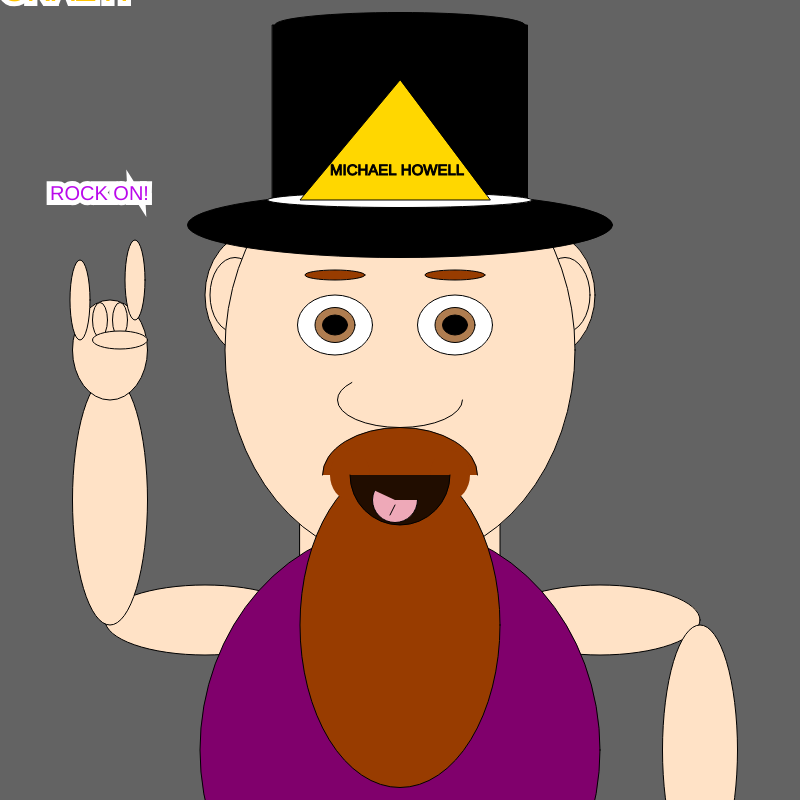
Frame 1 (no input)
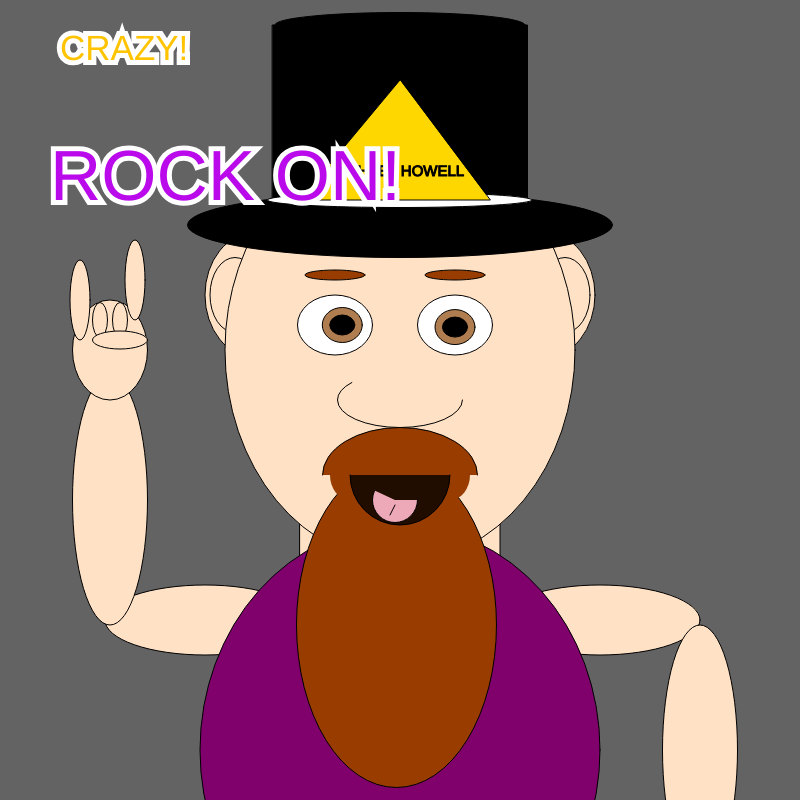
Frame 60 (no input)
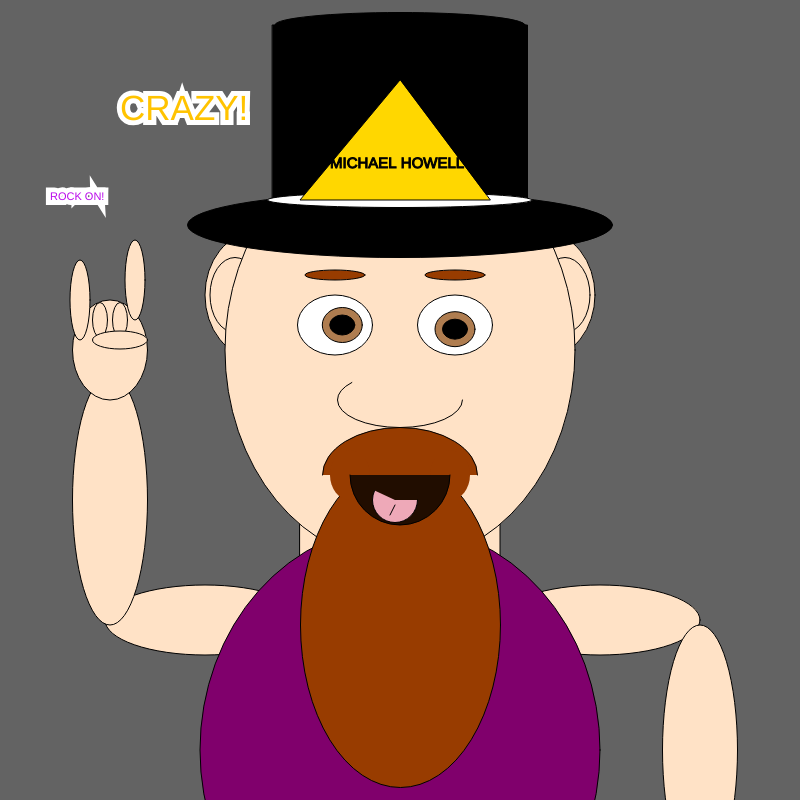
Frame 120 (the mouse pressed at the canvas centre since frame 60)

The p5.js sketch that drew these frames (run headless with seeded random() and noise() and a simulated clock; from frame 60 on, the mouse is pressed at the canvas centre):

// p5.js sketch
// ── sketch.js
var textSizeRock = 20;
var textSizeCrazy= 35;
var movement =1;
var circleX=335;
var circleY=325;
var moveX 
var moveY 
var beard =400
var moveBeardX
var textNameY = 175
var textNameYMove =3;

function setup() {
  angleMode(DEGREES);
  rectMode(CENTER); 
  createCanvas(800, 800);
  background(99);
  
  moveX = random(-1,4);
  moveY = random(-1,4);
 moveBeardX = random(-1,4);

}

    
function draw() {
  background(99);  
  //Face and Head
stroke(0,0,0)
strokeWeight(1) 
fill(255,226,198)
ellipse(255,295,100,125)//lear
ellipse(545,295,100,125)//rear
ellipse(235,295,50,75)//learinner
ellipse(565,295,50,75)//rearinner
rect(400,600,200,155)//neck
ellipse(400,350,350,425);//face


//Left Facing Arm
ellipse(205,620,200, 70)//larm
ellipse(110,500,75, 250)//lforearm
ellipse(110,350,75, 100)
ellipse(135,280,20, 80)
ellipse(80,300,20, 80,)
ellipse(120,320,15, 35)
ellipse(100,320,15, 35)
ellipse(120,340,55, 18)


//Right Facing Arm
ellipse(600,620,200, 70)//rarm
ellipse(700,750,75, 250)//rforearm


// Purple Body
fill(128, 0, 108)
ellipse(400,750,400,450)//body

//Hat
fill(0)
ellipse(400,225,425,65)//hat
ellipse(400,50,250,25)//hat
rect(400,135,255,220)
ellipse(400,25,250,25)//hat
fill(255)
ellipse(400,200,265,15)//hat

//Eyes
fill(255)
ellipse(335,325,75,60);//leye
ellipse(455,325,75,60);//reye

fill(175,125,80)
ellipse(circleX,325,40,35);
  fill(0);//black
  ellipse(circleX,325,25,20);//eye pupil
  circleX=circleX+moveX;
  if(circleX>345){
  moveX=-1
  }
if(circleX<325){
moveX=3
}

fill(175,125,80)
ellipse(455,circleY,40,35);//sets size of inner circle but makes movement based on mouse position
  fill(0);//black
  ellipse(455,circleY,25,20);//eye pupil
  circleY=circleY+moveY;
  if(circleY>335){
  moveY=-1
  }
if(circleY<310){
moveY=1
}


// eyebrows
 fill(152, 60, 0)
 ellipse(335, height/2.5 - 45, 60, 10)
 ellipse(455, height/2.5 - 45, 60, 10)

 
 //Mouth
fill(255,215,215)
arc(400,475,100,100,0,180)//mouth

noFill()
arc(400,400,125,55,0,200)

fill(152, 60, 0)

//Facial Hair
ellipse(beard,625,200,325)
arc(400,475,155,95,180,0)//mustache
beard=beard+moveBeardX;
  if(beard>405){
    moveBeardX=-1
  }
if(beard<395){
  moveBeardX=3

}

noStroke()
ellipse(350,475,40,50)
ellipse(450,475,40,50) 

stroke(0)
fill(0,0,0,200)

arc(400,475,100,100,0,180)//mouth
fill(238,169,184)
 arc(395,500,45,45,0,205)//tongue
 line(390,515,395,505)//tongue line


fill(255,215,0)
triangle(490,200,300,200,400,80);  

fill(0)
textSize(15);
text('MICHAEL HOWELL', 330, textNameY);

textNameY=textNameY+textNameYMove;
if(textNameY>185){
textNameYMove=-1
}
if(textNameY<165){
textNameYMove=1
}


  
stroke(255)
strokeWeight(10)
fill(186, 9, 235)
textSize(textSizeRock);
text('ROCK ON!',50,200)

if (textSizeRock >= 75 || textSizeRock <= -1) {
  movement *= -1;
}
textSizeRock += movement;

stroke(255)
strokeWeight(10)
fill( 255, 195, 0 )
textSize(textSizeCrazy);
text('CRAZY!',frameCount,frameCount)






}
